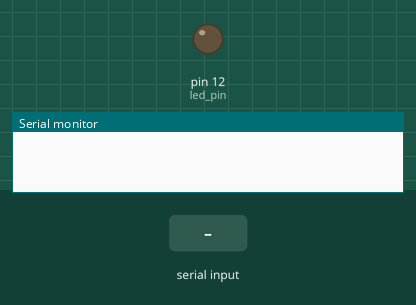
This sketch was run on a simulated Arduino Uno, built with avr-gcc and run on an emulated ATmega328P. Parts: output pins drawn as LEDs (lit = HIGH), the last lines printed to the serial monitor. Inputs (shaded band) come from the test bench.

Above: at 1.2 s.
1.3 s: "a" received over Serial
At 1.9 s:
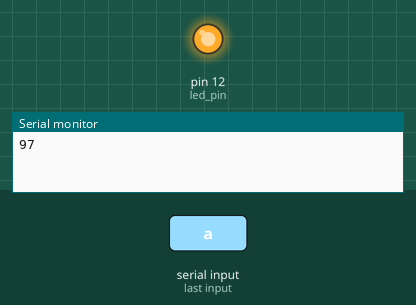
2.8 s: "1" received over Serial
At 4.2 s:
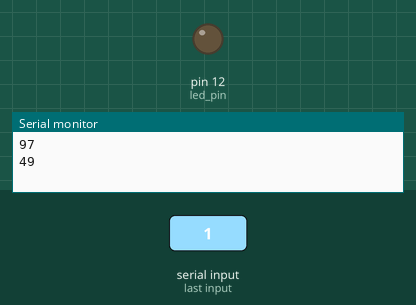
Timing chart, 0 to 5.8 s (numbered marks = the images above; inputs shaded):
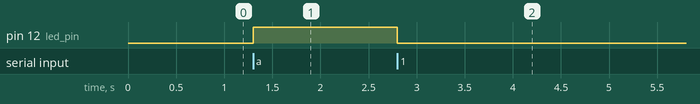

The sketch:

monday.ino
```cpp
const int led_pin = 12;
const int button_pin = 2;
int button_state = 0;
int incomingByte = 0;

void setup() {
  Serial.begin(9600);
  pinMode(led_pin, OUTPUT);
  pinMode(button_pin, INPUT);
}


void loop() {
  if(Serial.available() > 0){
    incomingByte = Serial.read();
    Serial.println(incomingByte);

    if(incomingByte == 97) {
      digitalWrite(led_pin, HIGH);
    } else {
      digitalWrite(led_pin, LOW);
    }
  }
}
```

Measured:
- after the input at 1.3 s, pin 12 (led_pin): LOW → HIGH at once
- after the input at 2.8 s, pin 12 (led_pin): HIGH → LOW at once
